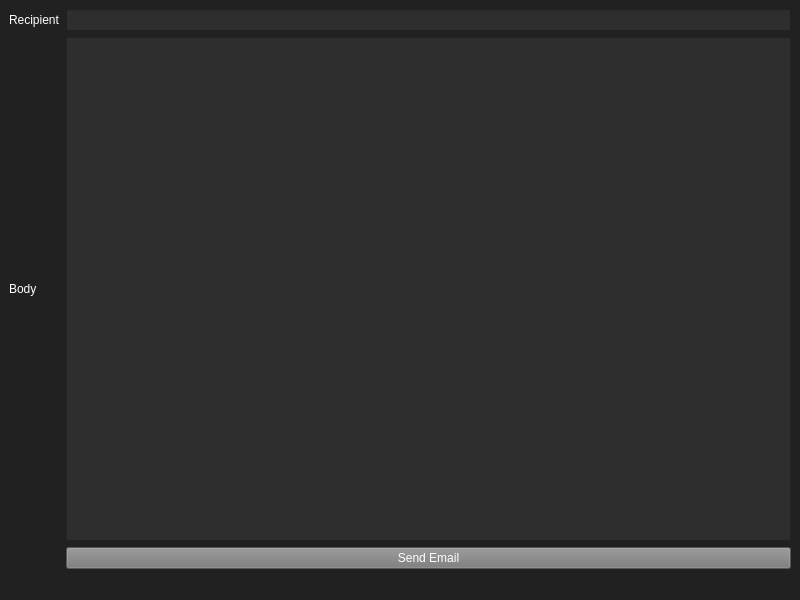
<?xml version="1.0" encoding="UTF-8"?>
<ui version="4.0">
 <class>MainWindow</class>
 <widget class="QMainWindow" name="MainWindow">
  <property name="geometry">
   <rect>
    <x>0</x>
    <y>0</y>
    <width>800</width>
    <height>600</height>
   </rect>
  </property>
  <property name="windowTitle">
   <string>MainWindow</string>
  </property>
  <property name="styleSheet">
   <string notr="true">QWidget{
background-color: rgb(33,33,33);
color: #FFFFFF;
}

QTextEdit {
background-color: rgb(46,46,46);
}

QLineEdit {
background-color: rgb(46,46,46);
}

QPushButton {
background-color: rgb(120,120,120);
}</string>
  </property>
  <widget class="QWidget" name="centralwidget">
   <layout class="QGridLayout" name="gridLayout">
    <item row="0" column="0">
     <widget class="QLabel" name="label">
      <property name="text">
       <string>Recipient</string>
      </property>
     </widget>
    </item>
    <item row="0" column="1">
     <widget class="QLineEdit" name="lineEdit"/>
    </item>
    <item row="3" column="1">
     <widget class="QPushButton" name="pushButton">
      <property name="enabled">
       <bool>true</bool>
      </property>
      <property name="text">
       <string>Send Email</string>
      </property>
     </widget>
    </item>
    <item row="1" column="1">
     <widget class="QTextEdit" name="textEdit">
      <property name="enabled">
       <bool>true</bool>
      </property>
     </widget>
    </item>
    <item row="1" column="0">
     <widget class="QLabel" name="label_2">
      <property name="text">
       <string>Body</string>
      </property>
     </widget>
    </item>
   </layout>
  </widget>
  <widget class="QMenuBar" name="menubar">
   <property name="geometry">
    <rect>
     <x>0</x>
     <y>0</y>
     <width>800</width>
     <height>21</height>
    </rect>
   </property>
  </widget>
  <widget class="QStatusBar" name="statusbar"/>
 </widget>
 <resources/>
 <connections/>
</ui>
